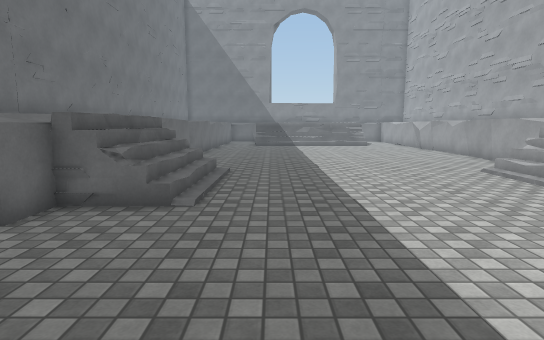
View 1 (above)

18 first-person views from a walk through a Unity game level. The camera is 1.4 m above the floor, tilts 8° down and sees 80° across. The floor is counted in squares, 1 m on a side. Each view is taken from the middle of a square. On the plan, view 1 faces up. The plan holds only what a view shows up to about 15 squares ahead; the rest is blank. The place goes on beyond the plan. Surface patterns are stand-ins for the level's own textures.

View 2
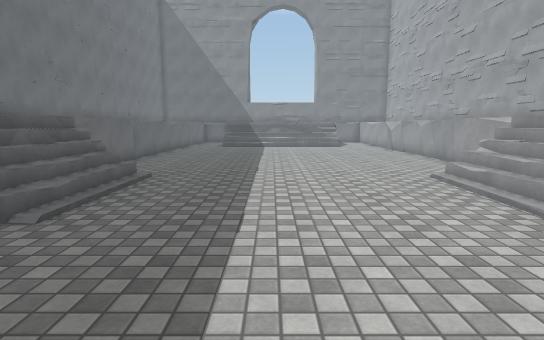

View 3
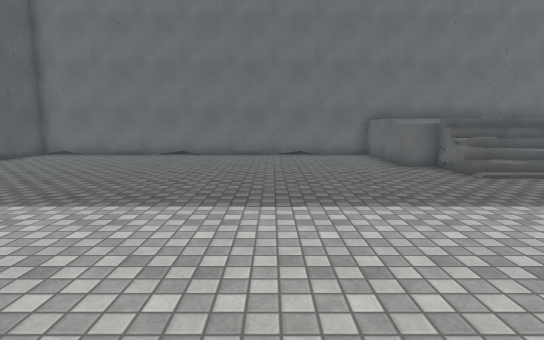

View 4
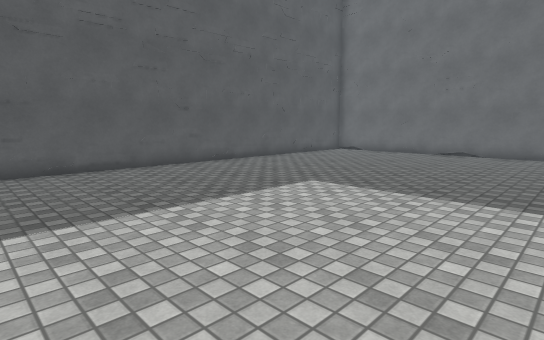

View 5
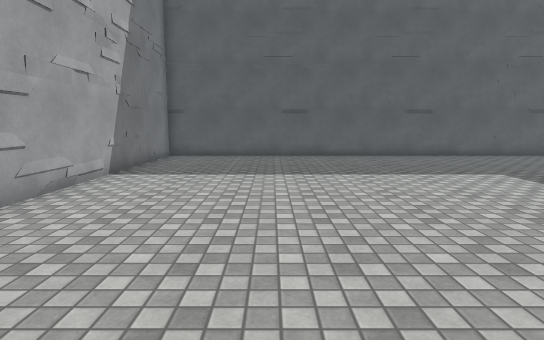

View 6
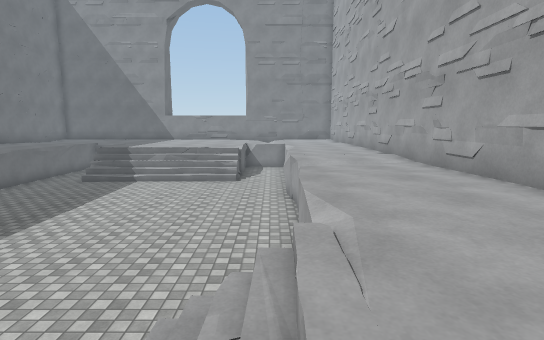

View 7
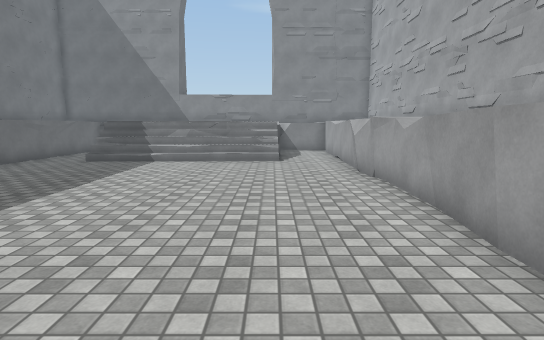

View 8
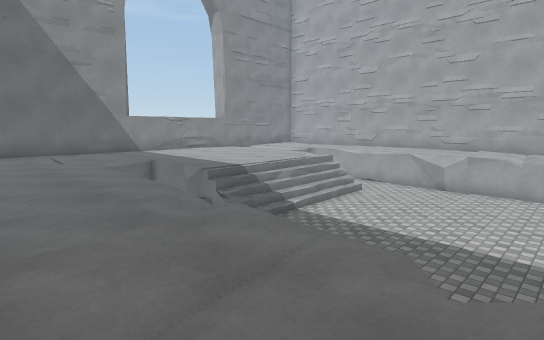

View 9
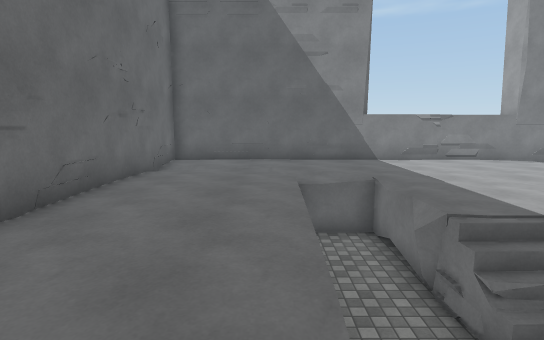

View 10
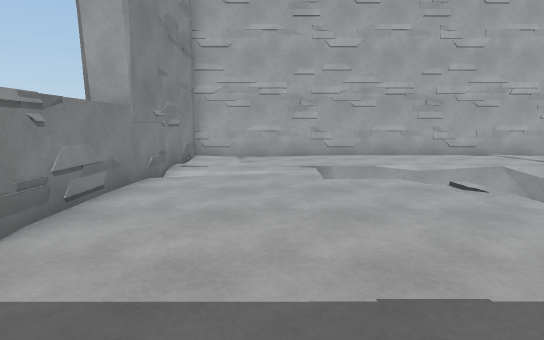

View 11
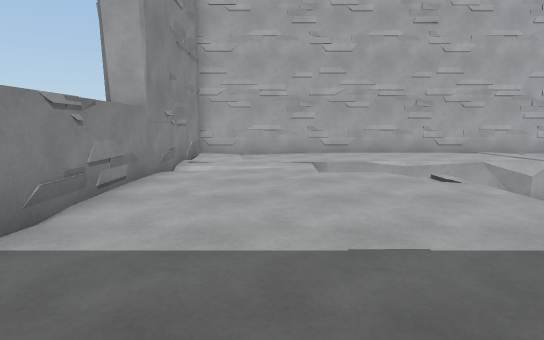

View 12
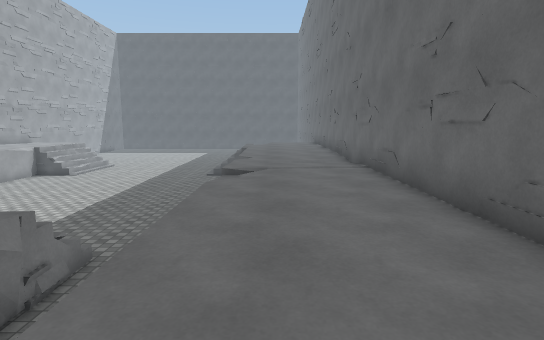

View 13
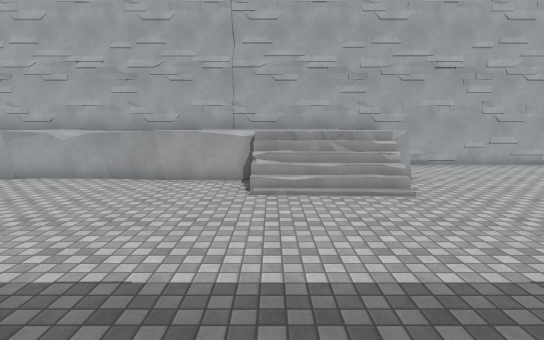

View 14
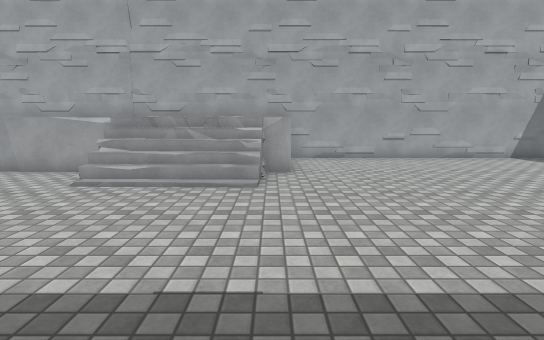

View 15
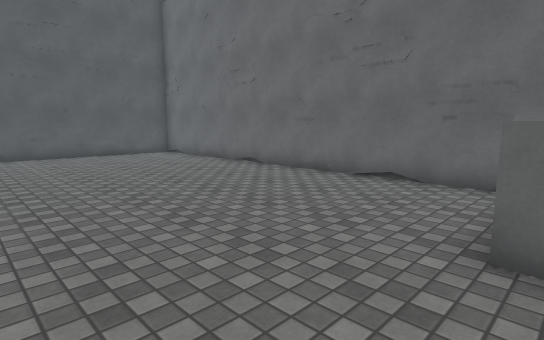

View 16
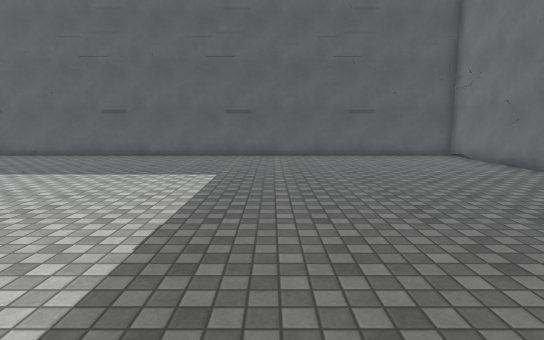

View 17
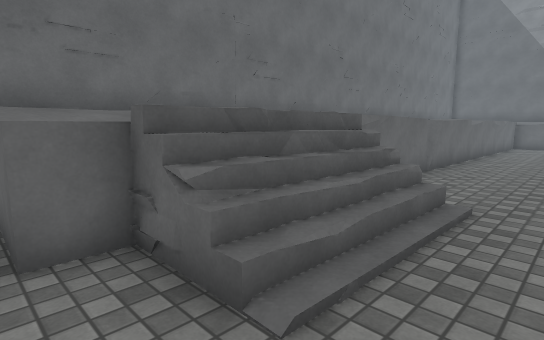

View 18
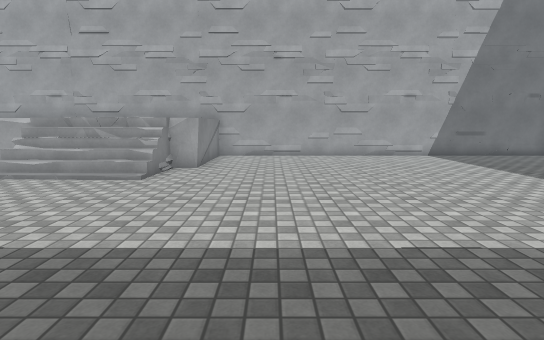

### Floor plan
Key: @ floor where view 1 was taken; # wall or solid block; . main floor; : floor 1.25 m higher than the main floor; + floor 1.5 m higher than the main floor; / step, stairs or slope; = window, fence, low wall or low ledge; v drop or lower ground; T thing the floor can be seen under or through.
Columns run from 8 left of view 1 to 13 right of it. Each row starts with its distance up from view 1.
 32 ######################
 31 #+++++++++++++++/++++#
 30 #+++++++++++++++/++++#
 29 #//+++++++++++++++//+#
 28 #++++++++++++++++++++#
 27 #++++++++++++++ +++++#
 26 #++++v.#+++++++  T+++#
 25 #++++v.#+++++++  T+++#
 24 #++++v.#+++++++..T+++#
 23 #++++v.#//////:../+++#
 22 #++++#.////////..++++#
 21 #++++..//........++++#
 20 #+++/............++++#
 19 #++++............++++#
 18 #++++............++++#
 17 #++++............#+++#
 16 #//++............#+/+#
 15 #+++#............#+++#
 14 #+++/............++++#
 13 #++++............++++#
 12 #    ............++++#
 11 #     ...........++++#
 10 #    ==..........++++#
  9 #    //........//++++#
  8 #    //........//++ +#
  7 #   +//........// + +#
  6 #  +///........// +  #
  5 #  ++..........=/ +  #
  4 #v..v.............#v.#
  3 #....................#
  2 #....................#
  1 #....................#
  0 #.......@............#
 -1 #....................#
 -2 #....................#
 -3 #....................#
 -4 #....................#
 -5 #....................#
 -6 #....................#
 -7 #....................#
 -8 #....................#
 -9 #....................#
-10 #....................#
-11 ######################

Positions as (right, up) in squares from view 1, and headings:
1: (0, 0), facing up
2: (2, 1), facing up
3: (7, 0), facing left
4: (8, 0), facing down-left
5: (8, 4), facing down
6: (8, 6), facing up
7: (6, 9), facing up
8: (-7, 14), facing up-right
9: (-4, 18), facing up
10: (-2, 28), facing right
11: (-3, 28), facing right
12: (-5, 28), facing down
13: (-2, 9), facing right
14: (-1, 5), facing right
15: (0, 5), facing down-left
16: (0, 4), facing down
17: (0, 4), facing up-left
18: (-2, 2), facing right
